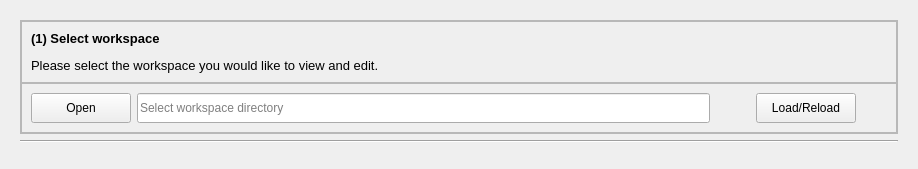
      <widget class="QWidget" name="editTab">
       <attribute name="icon">
        <iconset resource="resources.qrc">
         <normaloff>:/icons/cil-swap-horizontal.svg</normaloff>:/icons/cil-swap-horizontal.svg</iconset>
       </attribute>
       <attribute name="title">
        <string>View/Edit</string>
       </attribute>
       <layout class="QHBoxLayout" name="horizontalLayout_4">
        <item>
         <widget class="QWidget" name="editWidgets" native="true">
          <property name="sizePolicy">
           <sizepolicy hsizetype="Preferred" vsizetype="Preferred">
            <horstretch>0</horstretch>
            <verstretch>0</verstretch>
           </sizepolicy>
          </property>
          <layout class="QVBoxLayout" name="verticalLayout_24">
           <item>
            <widget class="QFrame" name="edit1">
             <property name="frameShape">
              <enum>QFrame::StyledPanel</enum>
             </property>
             <property name="frameShadow">
              <enum>QFrame::Raised</enum>
             </property>
             <layout class="QVBoxLayout" name="verticalLayout_25">
              <property name="spacing">
               <number>0</number>
              </property>
              <property name="leftMargin">
               <number>0</number>
              </property>
              <property name="topMargin">
               <number>0</number>
              </property>
              <property name="rightMargin">
               <number>0</number>
              </property>
              <property name="bottomMargin">
               <number>0</number>
              </property>
              <item>
               <widget class="QFrame" name="edit1_title">
                <property name="frameShape">
                 <enum>QFrame::StyledPanel</enum>
                </property>
                <property name="frameShadow">
                 <enum>QFrame::Raised</enum>
                </property>
                <layout class="QVBoxLayout" name="verticalLayout_26">
                 <item>
                  <widget class="QLabel" name="labelEditDescription">
                   <property name="text">
                    <string>&lt;html&gt;&lt;head/&gt;&lt;body&gt;&lt;p&gt;&lt;span style=&quot; font-size:10pt; font-weight:700;&quot;&gt;(1) Select workspace&lt;/span&gt;&lt;/p&gt;&lt;p&gt;&lt;span style=&quot; font-size:10pt;&quot;&gt;Please select the workspace you would like to view and edit.&lt;/span&gt;&lt;/p&gt;&lt;/body&gt;&lt;/html&gt;</string>
                   </property>
                  </widget>
                 </item>
                </layout>
               </widget>
              </item>
              <item>
               <widget class="QFrame" name="edit1_content">
                <property name="minimumSize">
                 <size>
                  <width>876</width>
                  <height>50</height>
                 </size>
                </property>
                <property name="frameShape">
                 <enum>QFrame::StyledPanel</enum>
                </property>
                <property name="frameShadow">
                 <enum>QFrame::Raised</enum>
                </property>
                <layout class="QHBoxLayout" name="horizontalLayout_15">
                 <property name="spacing">
                  <number>6</number>
                 </property>
                 <property name="leftMargin">
                  <number>9</number>
                 </property>
                 <property name="topMargin">
                  <number>9</number>
                 </property>
                 <property name="rightMargin">
                  <number>9</number>
                 </property>
                 <property name="bottomMargin">
                  <number>9</number>
                 </property>
                 <item>
                  <layout class="QHBoxLayout" name="horizontalLayout_16">
                   <item>
                    <widget class="QPushButton" name="pushButtonViewEdit">
                     <property name="sizePolicy">
                      <sizepolicy hsizetype="Fixed" vsizetype="Fixed">
                       <horstretch>0</horstretch>
                       <verstretch>0</verstretch>
                      </sizepolicy>
                     </property>
                     <property name="minimumSize">
                      <size>
                       <width>100</width>
                       <height>30</height>
                      </size>
                     </property>
                     <property name="text">
                      <string>Open</string>
                     </property>
                    </widget>
                   </item>
                   <item>
                    <widget class="QLineEdit" name="lineEditViewEdit">
                     <property name="minimumSize">
                      <size>
                       <width>0</width>
                       <height>30</height>
                      </size>
                     </property>
                     <property name="placeholderText">
                      <string>Select workspace directory</string>
                     </property>
                    </widget>
                   </item>
                   <item>
                    <spacer name="horizontalSpacer_6">
                     <property name="orientation">
                      <enum>Qt::Horizontal</enum>
                     </property>
                     <property name="sizeType">
                      <enum>QSizePolicy::Fixed</enum>
                     </property>
                     <property name="sizeHint" stdset="0">
                      <size>
                       <width>40</width>
                       <height>20</height>
                      </size>
                     </property>
                    </spacer>
                   </item>
                   <item>
                    <widget class="QPushButton" name="pushButtonViewEditImport">
                     <property name="sizePolicy">
                      <sizepolicy hsizetype="Fixed" vsizetype="Fixed">
                       <horstretch>0</horstretch>
                       <verstretch>0</verstretch>
                      </sizepolicy>
                     </property>
                     <property name="minimumSize">
                      <size>
                       <width>100</width>
                       <height>30</height>
                      </size>
                     </property>
                     <property name="text">
                      <string>Load/Reload</string>
                     </property>
                    </widget>
                   </item>
                   <item>
                    <widget class="QLabel" name="labelDBImport">
                     <property name="sizePolicy">
                      <sizepolicy hsizetype="Fixed" vsizetype="Fixed">
                       <horstretch>0</horstretch>
                       <verstretch>0</verstretch>
                      </sizepolicy>
                     </property>
                     <property name="minimumSize">
                      <size>
                       <width>25</width>
                       <height>25</height>
                      </size>
                     </property>
                     <property name="maximumSize">
                      <size>
                       <width>25</width>
                       <height>25</height>
                      </size>
                     </property>
                     <property name="text">
                      <string/>
                     </property>
                     <property name="pixmap">
                      <pixmap resource="resources.qrc">:/icons/cil-x-circle.svg</pixmap>
                     </property>
                     <property name="scaledContents">
                      <bool>true</bool>
                     </property>
                    </widget>
                   </item>
                  </layout>
                 </item>
                </layout>
               </widget>
              </item>
             </layout>
            </widget>
           </item>
           <item>
            <widget class="Line" name="line_2">
             <property name="orientation">
              <enum>Qt::Horizontal</enum>
             </property>
            </widget>
           </item>
           <item>
            <widget class="ViewEditWidget" name="viewEditDynFrame" native="true">
             <property name="sizePolicy">
              <sizepolicy hsizetype="Preferred" vsizetype="Expanding">
               <horstretch>0</horstretch>
               <verstretch>0</verstretch>
              </sizepolicy>
             </property>
             <layout class="QHBoxLayout" name="horizontalLayout_5">
              <property name="spacing">
               <number>0</number>
              </property>
              <property name="leftMargin">
               <number>0</number>
              </property>
              <property name="topMargin">
               <number>0</number>
              </property>
              <property name="rightMargin">
               <number>0</number>
              </property>
              <property name="bottomMargin">
               <number>0</number>
              </property>
             </layout>
            </widget>
           </item>
          </layout>
         </widget>
        </item>
       </layout>
      </widget>
